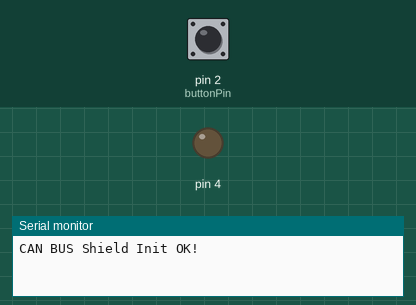
Simulated run of this sketch. Board: Arduino Uno, built with avr-gcc and run on an emulated ATmega328P. Shown: output pins drawn as LEDs (lit = HIGH), the last lines printed to the serial monitor. Inputs (shaded band) come from the test bench; at power-on: pin 2 (buttonPin) HIGH.

Above: at 1.2 s.
1.3 s: pin 2 (buttonPin) pulled LOW for 0.15 s
At 1.9 s:
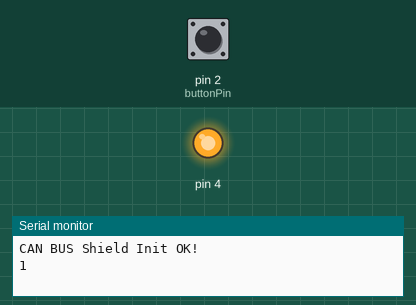
2.9 s: pin 2 (buttonPin) pulled LOW for 1 s
At 4.3 s:
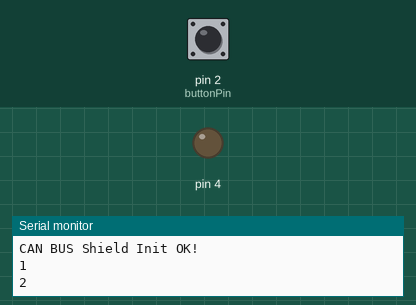
5.4 s: pin 2 (buttonPin) pulled LOW for 3.2 s
At 6.2 s:
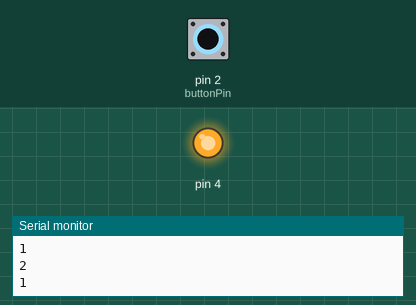
Timing chart, 0 to 8.4 s (numbered marks = the images above; inputs shaded):
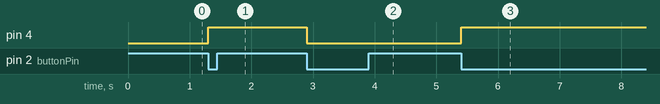

The sketch:

transmitting_new.ino
```cpp
#include <SPI.h>
#include "mcp2515_can.h"

const int spiCSPin = 10;
const int buttonPin = 2;
int buttonState = 0;
int c = 0 ;
int esp_led = 4;
mcp2515_can CAN(spiCSPin);
unsigned char stmp[1];

void setup()
{
    Serial.begin(115200);
    pinMode(buttonPin, INPUT_PULLUP);
    pinMode(4, OUTPUT);
    digitalWrite(4, LOW);
    c++;
    while (CAN_OK != CAN.begin(CAN_500KBPS))
    {
        Serial.println("CAN BUS init Failed");
        delay(100);
    }
    Serial.println("CAN BUS Shield Init OK!");
}


void loop()
{
  buttonState = digitalRead(buttonPin);
  if (buttonState == HIGH)
  {
    while (digitalRead(buttonPin) == HIGH);
    {
     Serial.println(c);
     c++;
     if(c > 2){
      c=1;
     }
     if(c == 2){
      digitalWrite(4, HIGH);
      stmp[0]='1';
      CAN.sendMsgBuf( 0x43 , 0 , 0 , 1 , stmp );
     }
     else if(c == 1){
      digitalWrite(4, LOW);
      stmp[0]='2';
      CAN.sendMsgBuf( 0x43 , 0 , 0 , 1 , stmp );
     }
    }
  }
  delay(100);
}
```

Measured:
- after the input at 1.3 s, pin 4: LOW → HIGH at once
- after the input at 2.9 s, pin 4: HIGH → LOW at once
- after the input at 5.4 s, pin 4: LOW → HIGH at once
